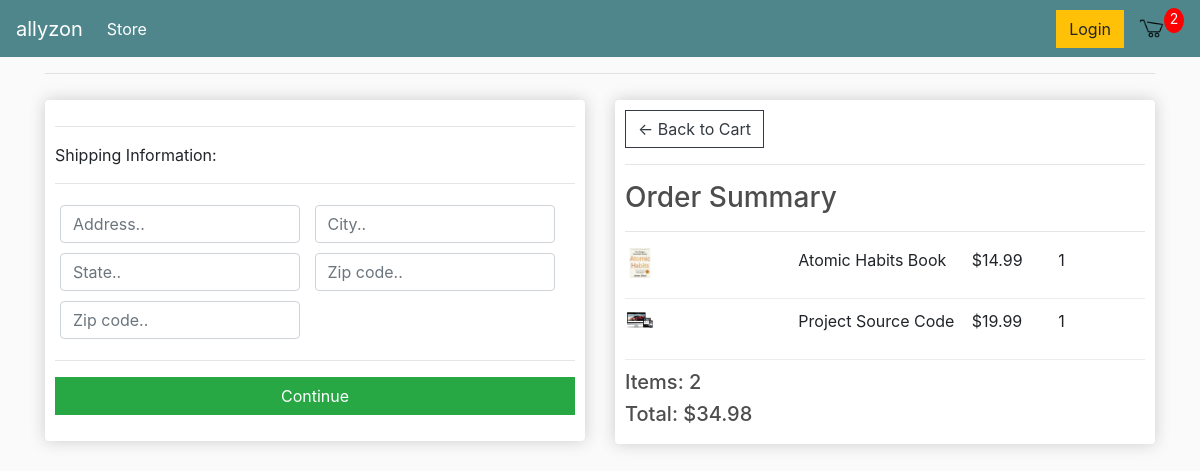
Screenshot of /checkout/ (signed in) with the database file from the repository.
### store/models.py (models this page shows, shortened)
class OrderItem(models.Model):
    product = models.ForeignKey(Product, on_delete=models.SET_NULL, null=True, blank=True)
    order = models.ForeignKey(Order, on_delete=models.SET_NULL, null=True, blank=True)
    quantity = models.IntegerField(default=0, null=True, blank=True)
    date_added = models.DateTimeField(auto_now_add=True)
    @property
    def get_total(self):
        total = self.product.price * self.quantity
        return total

class Product(models.Model):
    name = models.CharField(max_length=200)
    price = models.DecimalField(max_digits=7, decimal_places=2)
    digital = models.BooleanField(default=False, null=True, blank=True)
    image = models.ImageField(null=True, blank=True)
    @property
    def imageURL(self):
        try:
            url = self.image.url
        except:
            url = ''
        return url

class Order(models.Model):
    customer = models.ForeignKey(Customer, on_delete=models.SET_NULL, null=True, blank=True)
    date_ordered = models.DateTimeField(auto_now_add=True)
    complete = models.BooleanField(default=False)
    transation_id = models.CharField(max_length=100, null=True)
    @property
    def shipping(self):
        shipping = False
        orderitems = self.orderitem_set.all()
        for i in orderitems:
            if i.product.digital == False:
                shipping = True
        return shipping
    @property
    def get_cart_total(self):
        orderitems = self.orderitem_set.all()
        total = sum([item.get_total for item in orderitems])
        return total
    @property
    def get_cart_items(self):
        orderitems = self.orderitem_set.all()
        total = sum([item.quantity for item in orderitems])
        return total

### store/views.py (the view)
# urls.py: path('checkout/', views.checkout, name='checkout'),
@csrf_exempt
def checkout(request):
    data = cartData(request)
    cartItems = data['cartItems']
    order = data['order']
    items = data['items']
    context = {'items':items, 'order':order, 'cartItems':cartItems}
    return render(request, 'store/checkout.html', context)

### store/utils.py (called while the page is built)
def cartData(request):
    if request.user.is_authenticated:
        customer = request.user.customer
        order, created = Order.objects.get_or_create(customer=customer, complete=False)
        items = order.orderitem_set.all()
        cartItems = order.get_cart_items
    else:
        cookieData = cookieCart(request)
        cartItems = cookieData['cartItems']
        order = cookieData['order']
        items = cookieData['items']
    return {'cartItems':cartItems, 'order':order, 'items':items}

### store/templates/store/checkout.html (shortened to what this page needs)
{% extends 'store/main.html' %}
{% load static %}
{% block content %}
<div class="row">
    <div class="col-lg-6">
        <div class="box-element" id="form-wrapper">
            <form id="form">
                <div id="shipping-info">
                    <hr>
                    <p>Shipping Information:</p>
                    <hr>
                    <div class="form-field">
                        <input class="form-control" type="text" name="address" placeholder="Address..">
                    </div>
                    <div class="form-field">
                        <input class="form-control" type="text" name="city" placeholder="City..">
                    </div>
                    <div class="form-field">
                        <input class="form-control" type="text" name="state" placeholder="State..">
                    </div>
                    <div class="form-field">
                        <input class="form-control" type="text" name="zipcode" placeholder="Zip code..">
                    </div>
                    <div class="form-field">
                        <input class="form-control" type="text" name="country" placeholder="Zip code..">
                    </div>
                </div>
                <hr>
                <input id="form-button" class="btn btn-success btn-block" type="submit" value="Continue">
            </form>
        </div>
        <br>
    </div>
    <div class="col-lg-6">
        <div class="box-element">
            <a  class="btn btn-outline-dark" href="{% url 'cart' %}">&#x2190; Back to Cart</a>
            <hr>
            <h3>Order Summary</h3>
            <hr>
            {% for item in items %}
            <div class="cart-row">
                <div style="flex:2"><img class="row-image" src="{{ item.product.imageURL }}"></div>
                <div style="flex:2"><p>{{ item.product.name }}</p></div>
                <div style="flex:1"><p>${{ item.product.price }}</p></div>
                <div style="flex:1"><p>{{ item.quantity }}</p></div>
            </div>
            {% endfor %}
            <h5>Items: {{order.get_cart_items}}</h5>
            <h5>Total: ${{order.get_cart_total|floatformat:2}}</h5>
        </div>
    </div>
</div>
{% endblock %}

### static/css/main.css (style rules this page uses)
body { background-color: hsl(0, 0%, 98%); }
h1,h2,h3,h4,h5,h6 { color:hsl(0, 0%, 30%); }
.box-element { box-shadow:hsl(0, 0%, 80%) 0 0 16px; background-color: #fff; border-radius: 4px; padding: 10px; }
.col-lg-4, .col-lg-6, .col-lg-8, .col-lg-12 { margin-top: 10px; }
.btn { border-radius: 0; }
.row-image { width: 30px; }
.form-field { width:250px; display: inline-block; padding: 5px; }
.cart-row { display: flex; align-items: flex-stretch; padding-bottom: 10px; margin-bottom: 10px; border-bottom: 1px solid #ececec; }

### rows the page displays
OrderItem: product.imageURL (picture), product.name "Atomic Habits Book", product.price "14.99", quantity "1"
OrderItem: product.imageURL (picture), product.name "Project Source Code", product.price "19.99", quantity "1"
Order: get_cart_items "2", get_cart_total "34.98"

### other values shown
{{ cartItems }} "2"
